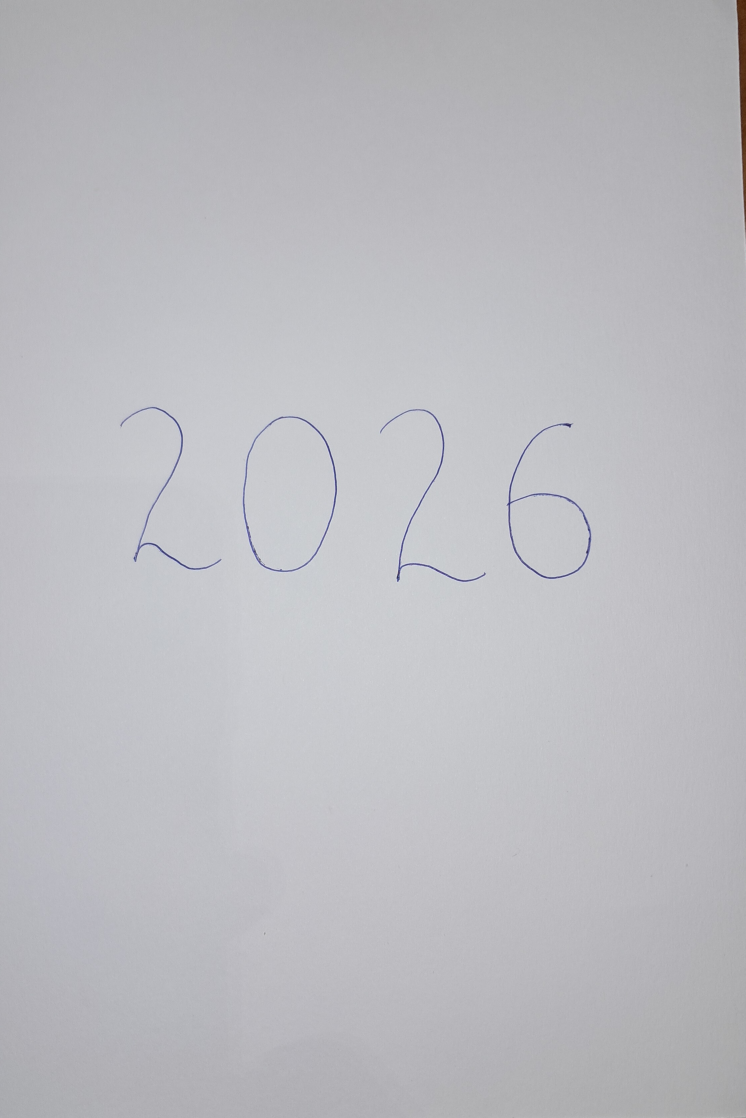
#> input picture test_images/2026.jpg, 2236 x 3353 px, found by its file name (shown at 1/3 size)
$ python preprocessing.py test_images/2026.jpg
#> lines starting #> are read from the running program, lines starting #| are printed output that depends on the picture; after the words box and inside, x2 and y2 are one past the last pixel; in counts of white or black regions, pixels touching at a corner belong together
"""
Task 1 - Image preprocessing

Turns a photo / scan / drawing of handwriting into what the models expect:
white ink on a black background, with each digit finally shrunk to a 28x28
MNIST-style picture

    preprocess(image)          whole image  -> clean black/white image (ink = 255)
    make_mnist_like(digit)     one digit    -> 28x28 float array (0..1), centred like MNIST

try it:  python preprocessing/preprocessing.py test_images/2026.jpg
"""
import sys

import cv2
import numpy as np


def to_grayscale(image):
    """Colour (BGR) -> grayscale. Already-grey images are returned unchanged"""
    if image.ndim == 3:
        return cv2.cvtColor(image, cv2.COLOR_BGR2GRAY)
    return image


def binarize(gray, method="adaptive"):
    """Grayscale -> black/white with the INK WHITE (255) and the paper BLACK (0)

    method:
      "fixed"     one threshold (127) for the whole image - simple, fails with shadows
      "otsu"      picks the best single threshold automatically - good for even lighting
      "adaptive"  a separate threshold for each small area - best for phone photos with shadows
    """
    blurred = cv2.GaussianBlur(gray, (5, 5), 0)          # smooth out camera noise first
    if method == "fixed":
        _, binary = cv2.threshold(blurred, 127, 255, cv2.THRESH_BINARY_INV)
    elif method == "otsu":
        _, binary = cv2.threshold(blurred, 0, 255, cv2.THRESH_BINARY_INV + cv2.THRESH_OTSU)
    elif method == "adaptive":
        # blockSize: size of the local area (odd number), C: how much darker than
        # the local average a pixel must be to count as ink
        binary = cv2.adaptiveThreshold(blurred, 255, cv2.ADAPTIVE_THRESH_GAUSSIAN_C,
                                       cv2.THRESH_BINARY_INV, blockSize=31, C=10)
    else:
        raise ValueError(f"unknown method {method}")

    # If most of the image came out white, the input was light ink on a dark
    # background (like MNIST itself), so flip it back.
    if np.mean(binary) > 127:
        binary = 255 - binary
    return binary

def remove_specks(binary, min_area=20):
    """Delete tiny white blobs (dust, paper texture) smaller than min_area pixels."""
    count, labels, stats, _ = cv2.connectedComponentsWithStats(binary, connectivity=8)
    cleaned = np.zeros_like(binary)
    for i in range(1, count):                            # label 0 is the background
        if stats[i, cv2.CC_STAT_AREA] >= min_area:
            cleaned[labels == i] = 255
    return cleaned


def preprocess(image, method="adaptive"):
    """full preprocessing for one input image (a numpy array from cv2.imread)"""

    gray = to_grayscale(image)
    binary = binarize(gray, method)

    # min_area grows with the image so big phone photos lose more noise than small drawings
    min_area = max(10, int(gray.shape[0] * gray.shape[1] * 0.00002))
    return remove_specks(binary, min_area)

# [43 lines left out: function make_mnist_like, not called in this run]

if __name__ == "__main__":
    import matplotlib.pyplot as plt

    path = sys.argv[1] if len(sys.argv) > 1 else "test_images/2026.jpg"
    image = cv2.imread(path)
#> image is the input picture: shape (3353, 2236, 3); mean B, G, R 192.1, 187.5, 187.5
    if image is None:
        sys.exit(f"Could not read {path}")
    gray = to_grayscale(image)
    methods = ["fixed", "otsu", "adaptive"]
    fig, axes = plt.subplots(1, 4, figsize=(14, 4))
    axes[0].imshow(gray, cmap="gray")
    axes[0].set_title("grayscale")
    for ax, m in zip(axes[1:], methods):
        ax.imshow(preprocess(image, m), cmap="gray")
        ax.set_title(m)
#> this loop made 3 passes
#> pass 1, in binarize, `_, binary = cv2.threshold(blurred, 127, 255, cv2.THRESH_BINARY_INV)`:
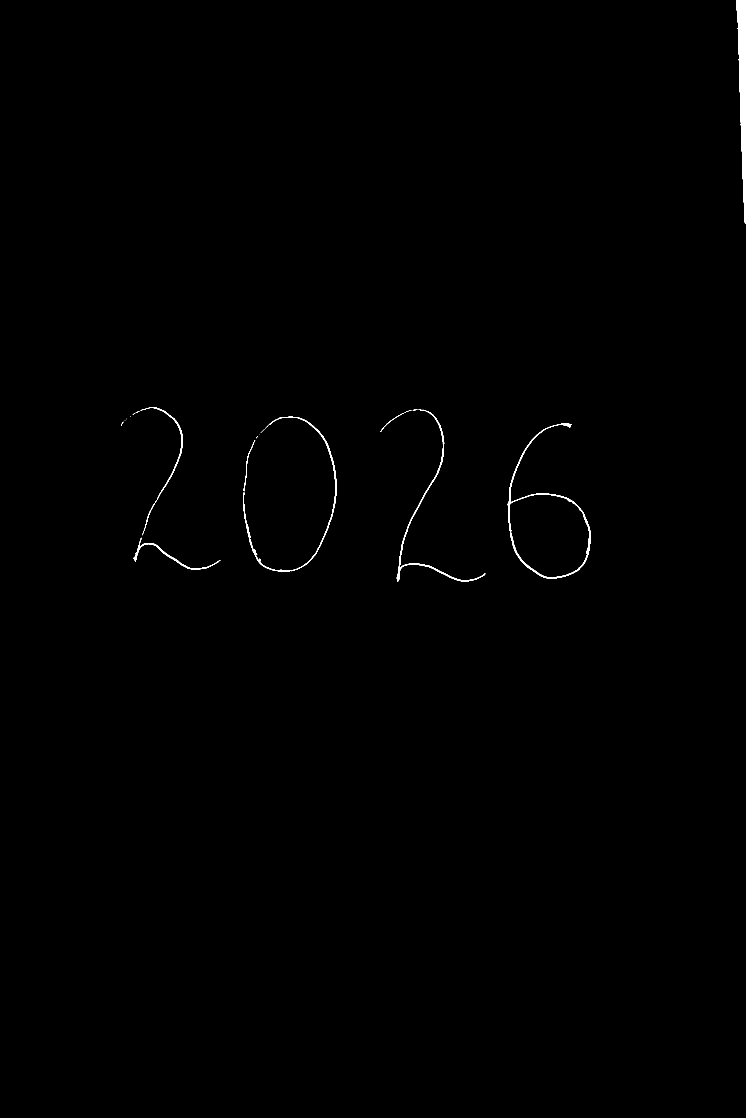
#> binary: shape (3353, 2236) (shown at 1/3 size); 0.32% white; 23 white regions (10 under 20 px), largest, box (x1, y1, x2, y2) and area: (2209, 0, 2236, 672) 9585, (1522, 1270, 1773, 1736) 4515, (729, 1250, 1011, 1715) 3316
#> pass 2, in binarize (call 2), `_, binary = cv2.threshold(blurred, 0, 255, cv2.THRESH_BINARY_INV + cv2..`:
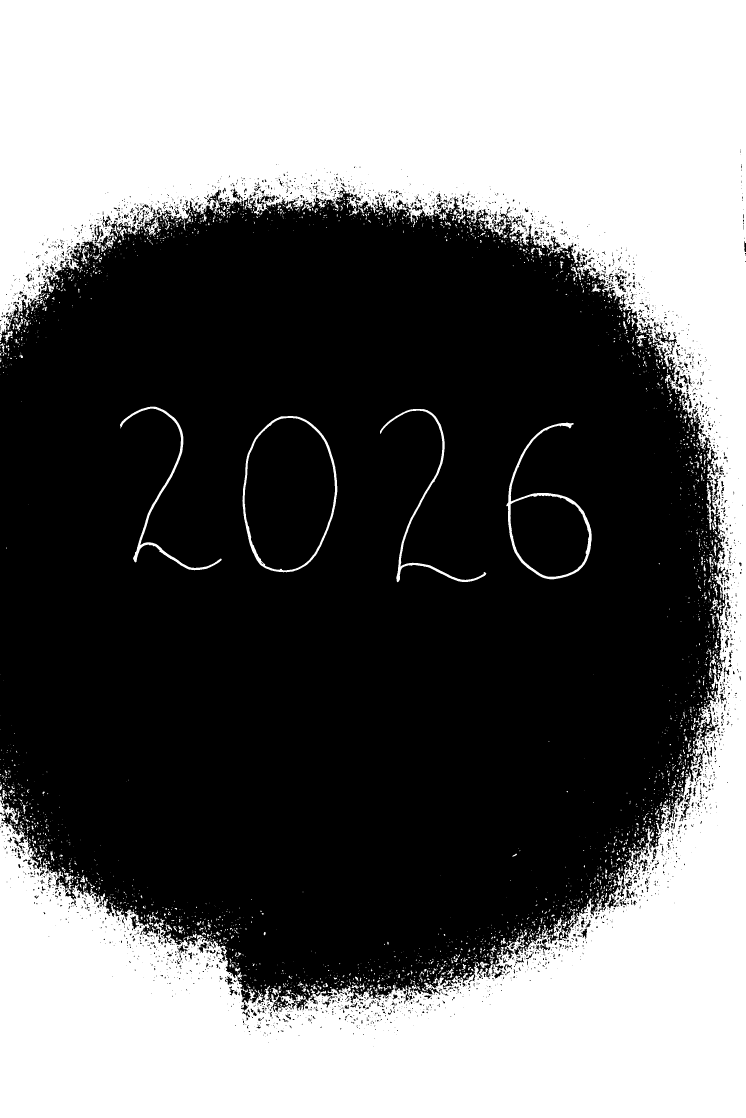
#> binary: shape (3353, 2236) (shown at 1/3 size); 42.2% white; 3321 white regions (2673 under 20 px), largest, box (x1, y1, x2, y2) and area: (0, 0, 2236, 3353) 3081344, (1519, 1268, 1775, 1738) 8721, (727, 1248, 1012, 1717) 8026
    for ax in axes:
        ax.axis("off")
    plt.tight_layout()
    plt.show()
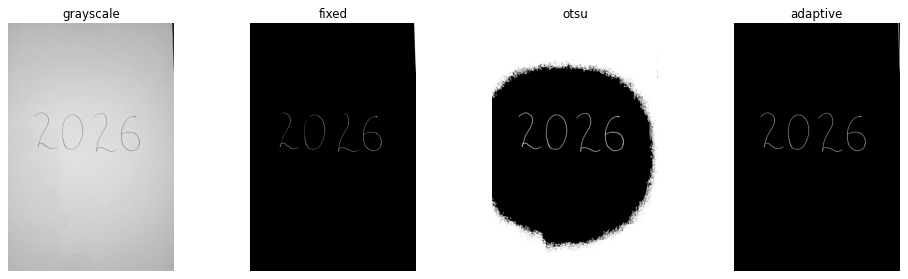
#> figure drawn by matplotlib, 4 panels

$ run again, with test_images/389.jpg copied over test_images/2026.jpg
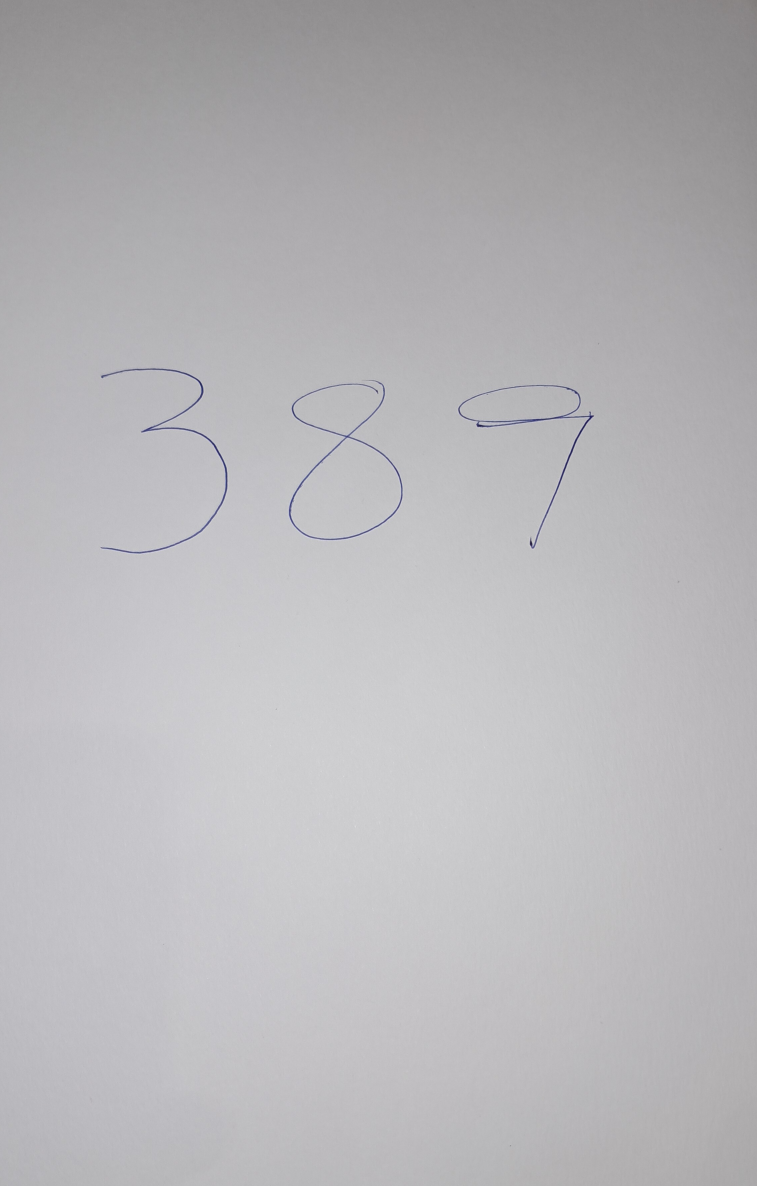
#> input picture test_images/389.jpg, 2271 x 3556 px, found by its file name (shown at 1/3 size)
#> image is the input picture: shape (3556, 2271, 3); mean B, G, R 184.9, 182.1, 183.2
#> the loop `for ax, m in zip(axes[1:], methods):` made 3 passes
#> pass 1, in binarize, `_, binary = cv2.threshold(blurred, 127, 255, cv2.THRESH_BINARY_INV)`:
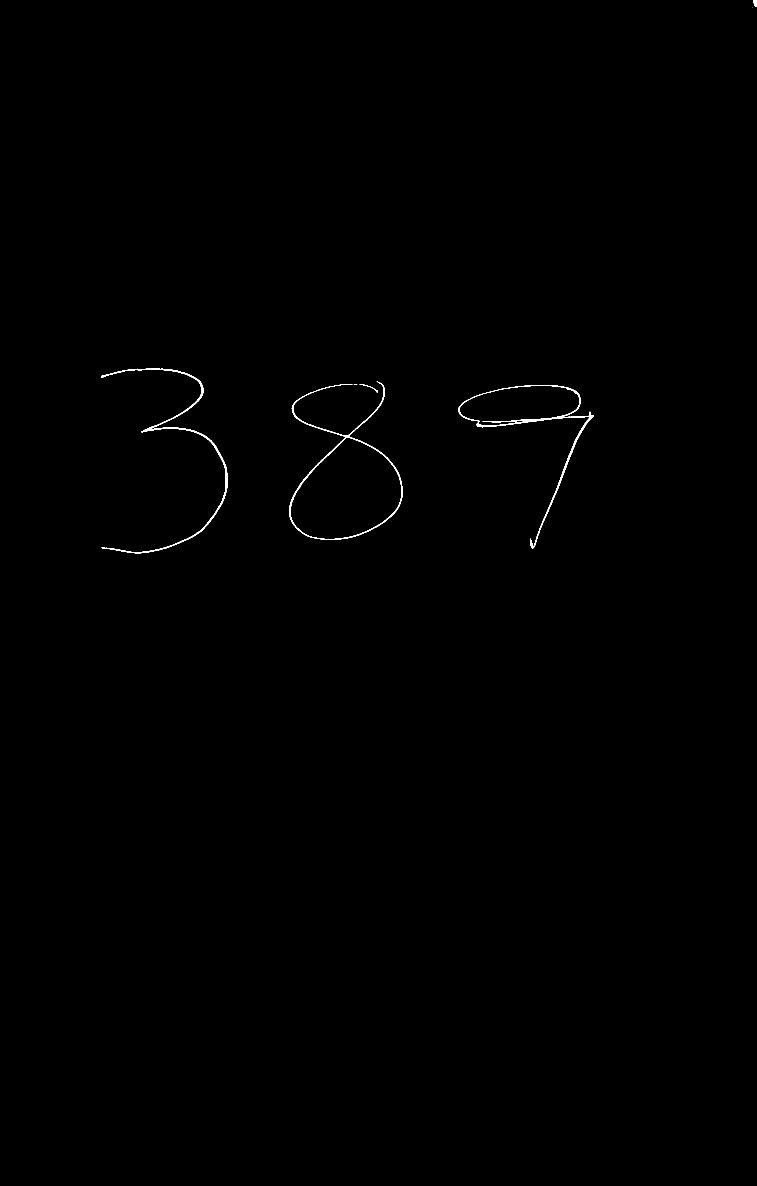
#> binary: shape (3556, 2271) (shown at 1/3 size); 0.2% white; 7 white regions (2 under 20 px), largest, box (x1, y1, x2, y2) and area: (1375, 1155, 1782, 1645) 5581, (304, 1105, 682, 1660) 5564, (867, 1144, 1207, 1620) 5027, (2260, 0, 2271, 20) 175, (1078, 1153, 1134, 1179) 136
#> `plt.show()`:
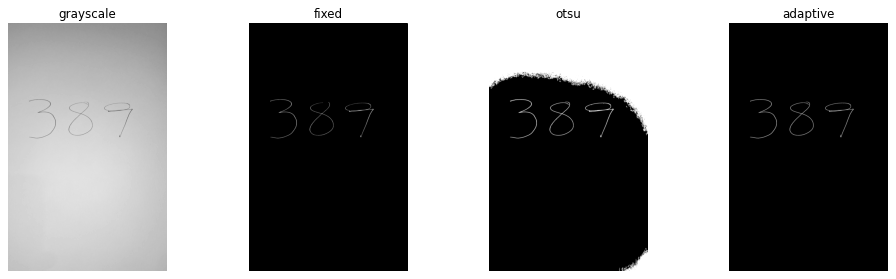
#> figure drawn by matplotlib, 4 panels
